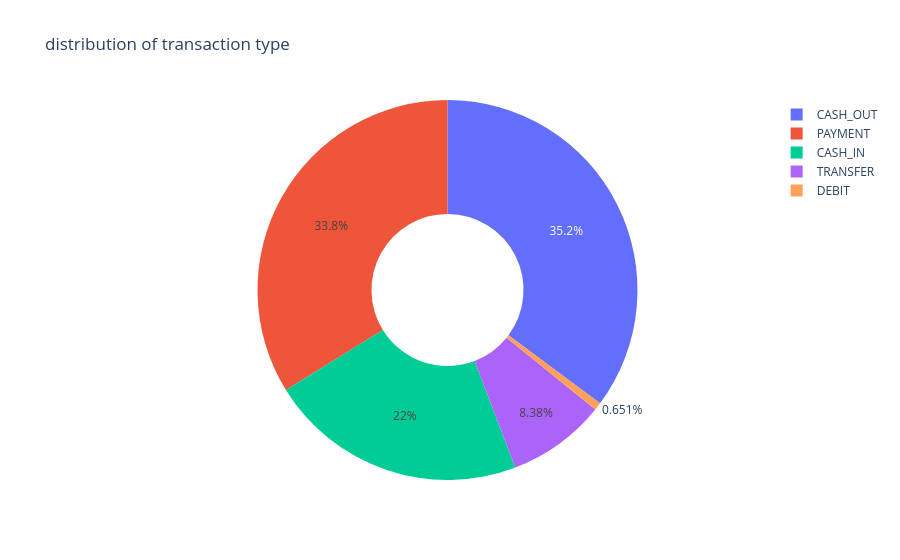

Notebook cell for this chart:
### Code cell
# visualizing the type column categories
px.pie(df, values = quantity, names = transaction,hole = 0.4,title = "distribution of transaction type")

### Figure 1 — Plotly figure (JSON) as saved in the notebook; plotly's stock layout.template omitted (floating-point values rounded to 4 significant figures)
{"data": [{"domain": {"x": [0.0, 1.0], "y": [0.0, 1.0]}, "hole": 0.4, "hovertemplate": "label=%{label}<br>value=%{value}<extra></extra>", "labels": ["CASH_OUT", "PAYMENT", "CASH_IN", "TRANSFER", "DEBIT"], "legendgroup": "", "name": "", "showlegend": true, "type": "pie", "values": [2237500, 2151495, 1399284, 532909, 41432]}], "layout": {"legend": {"tracegroupgap": 0}, "title": {"text": "distribution of transaction type"}}}
